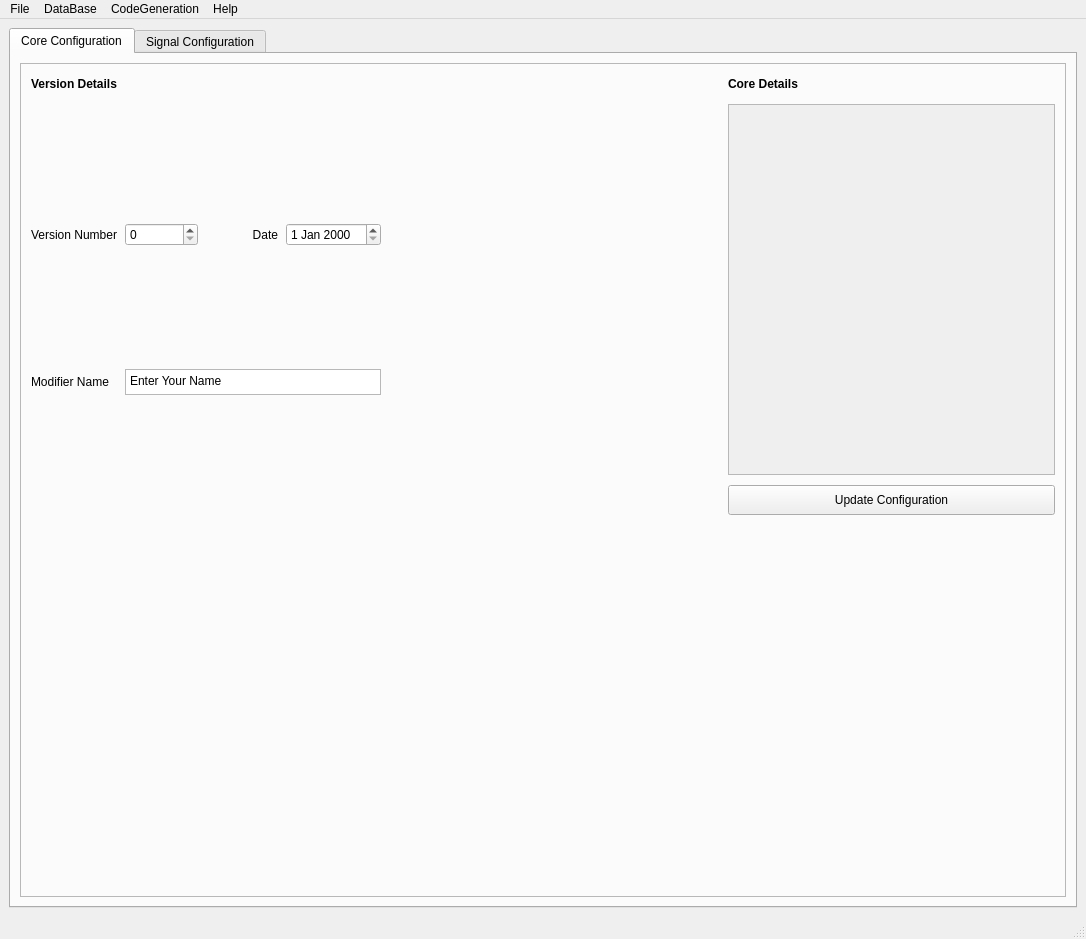
<?xml version="1.0" encoding="UTF-8"?>
<ui version="4.0">
 <class>MainWindow</class>
 <widget class="QMainWindow" name="MainWindow">
  <property name="geometry">
   <rect>
    <x>0</x>
    <y>0</y>
    <width>1086</width>
    <height>939</height>
   </rect>
  </property>
  <property name="windowTitle">
   <string>Signal Manager Tool</string>
  </property>
  <widget class="QWidget" name="centralwidget">
   <layout class="QVBoxLayout" name="verticalLayout">
    <item>
     <widget class="QTabWidget" name="tabWidget">
      <property name="currentIndex">
       <number>0</number>
      </property>
      <widget class="QWidget" name="tab_2">
       <attribute name="title">
        <string>Core Configuration</string>
       </attribute>
       <layout class="QVBoxLayout" name="verticalLayout_2">
        <item>
         <widget class="QFrame" name="frame_2">
          <property name="frameShape">
           <enum>QFrame::StyledPanel</enum>
          </property>
          <property name="frameShadow">
           <enum>QFrame::Raised</enum>
          </property>
          <layout class="QGridLayout" name="mainGridLayout">
           <property name="leftMargin">
            <number>10</number>
           </property>
           <property name="topMargin">
            <number>10</number>
           </property>
           <property name="rightMargin">
            <number>10</number>
           </property>
           <property name="bottomMargin">
            <number>10</number>
           </property>
           <property name="spacing">
            <number>10</number>
           </property>
           <item row="0" column="0">
            <widget class="QLabel" name="label_3">
             <property name="sizePolicy">
              <sizepolicy hsizetype="Preferred" vsizetype="Fixed">
               <horstretch>0</horstretch>
               <verstretch>0</verstretch>
              </sizepolicy>
             </property>
             <property name="maximumSize">
              <size>
               <width>16777215</width>
               <height>18</height>
              </size>
             </property>
             <property name="font">
              <font>
               <weight>75</weight>
               <bold>true</bold>
              </font>
             </property>
             <property name="text">
              <string>Version Details</string>
             </property>
            </widget>
           </item>
           <item row="0" column="1">
            <spacer name="horizontalSpacer_4">
             <property name="orientation">
              <enum>Qt::Horizontal</enum>
             </property>
             <property name="sizeHint" stdset="0">
              <size>
               <width>40</width>
               <height>20</height>
              </size>
             </property>
            </spacer>
           </item>
           <item row="0" column="2">
            <widget class="QLabel" name="coreDetailsLabel">
             <property name="sizePolicy">
              <sizepolicy hsizetype="Preferred" vsizetype="Fixed">
               <horstretch>0</horstretch>
               <verstretch>0</verstretch>
              </sizepolicy>
             </property>
             <property name="maximumSize">
              <size>
               <width>16777215</width>
               <height>18</height>
              </size>
             </property>
             <property name="font">
              <font>
               <weight>75</weight>
               <bold>true</bold>
              </font>
             </property>
             <property name="text">
              <string>Core Details</string>
             </property>
            </widget>
           </item>
           <item row="1" column="0" rowspan="2">
            <widget class="QFrame" name="versionDetailsFrame">
             <property name="frameShape">
              <enum>QFrame::NoFrame</enum>
             </property>
             <layout class="QGridLayout" name="versionGridLayout">
              <property name="leftMargin">
               <number>0</number>
              </property>
              <property name="topMargin">
               <number>0</number>
              </property>
              <property name="rightMargin">
               <number>0</number>
              </property>
              <property name="bottomMargin">
               <number>0</number>
              </property>
              <property name="horizontalSpacing">
               <number>8</number>
              </property>
              <property name="verticalSpacing">
               <number>4</number>
              </property>
              <item row="0" column="0">
               <widget class="QLabel" name="label_5">
                <property name="text">
                 <string>Version Number</string>
                </property>
                <property name="alignment">
                 <set>Qt::AlignRight|Qt::AlignTrailing|Qt::AlignVCenter</set>
                </property>
               </widget>
              </item>
              <item row="0" column="1">
               <widget class="QSpinBox" name="VersionNumber"/>
              </item>
              <item row="0" column="2">
               <widget class="QLabel" name="label_7">
                <property name="text">
                 <string>Date</string>
                </property>
                <property name="alignment">
                 <set>Qt::AlignRight|Qt::AlignTrailing|Qt::AlignVCenter</set>
                </property>
               </widget>
              </item>
              <item row="0" column="3">
               <widget class="QDateEdit" name="VersionDate"/>
              </item>
              <item row="1" column="0">
               <widget class="QLabel" name="label_6">
                <property name="text">
                 <string>Modifier Name</string>
                </property>
               </widget>
              </item>
              <item row="1" column="1" colspan="3">
               <widget class="QPlainTextEdit" name="EditorName">
                <property name="maximumSize">
                 <size>
                  <width>16777215</width>
                  <height>26</height>
                 </size>
                </property>
                <property name="plainText">
                 <string>Enter Your Name</string>
                </property>
               </widget>
              </item>
             </layout>
            </widget>
           </item>
           <item row="1" column="2">
            <widget class="QScrollArea" name="CoreInfo_2">
             <property name="sizePolicy">
              <sizepolicy hsizetype="Expanding" vsizetype="Expanding">
               <horstretch>0</horstretch>
               <verstretch>0</verstretch>
              </sizepolicy>
             </property>
             <property name="minimumSize">
              <size>
               <width>250</width>
               <height>150</height>
              </size>
             </property>
             <property name="widgetResizable">
              <bool>true</bool>
             </property>
             <widget class="QWidget" name="coreInfoContents">
              <property name="geometry">
               <rect>
                <x>0</x>
                <y>0</y>
                <width>312</width>
                <height>361</height>
               </rect>
              </property>
              <layout class="QVBoxLayout" name="coreInfoLayout"/>
             </widget>
            </widget>
           </item>
           <item row="2" column="2">
            <widget class="QPushButton" name="UpdateConfig_2">
             <property name="sizePolicy">
              <sizepolicy hsizetype="Preferred" vsizetype="Fixed">
               <horstretch>0</horstretch>
               <verstretch>0</verstretch>
              </sizepolicy>
             </property>
             <property name="minimumSize">
              <size>
               <width>200</width>
               <height>30</height>
              </size>
             </property>
             <property name="text">
              <string>Update Configuration</string>
             </property>
            </widget>
           </item>
           <item row="3" column="0" colspan="3">
            <spacer name="verticalSpacer">
             <property name="orientation">
              <enum>Qt::Vertical</enum>
             </property>
             <property name="sizeHint" stdset="0">
              <size>
               <width>20</width>
               <height>40</height>
              </size>
             </property>
            </spacer>
           </item>
          </layout>
         </widget>
        </item>
       </layout>
      </widget>
      <widget class="QWidget" name="tab">
       <attribute name="title">
        <string>Signal Configuration</string>
       </attribute>
       <layout class="QVBoxLayout" name="verticalLayout_4">
        <item>
         <layout class="QHBoxLayout" name="horizontalLayout_3">
          <item>
           <widget class="QLabel" name="label">
            <property name="font">
             <font>
              <weight>75</weight>
              <bold>true</bold>
             </font>
            </property>
            <property name="text">
             <string>Signal List</string>
            </property>
           </widget>
          </item>
          <item>
           <spacer name="horizontalSpacer_2">
            <property name="orientation">
             <enum>Qt::Horizontal</enum>
            </property>
            <property name="sizeHint" stdset="0">
             <size>
              <width>40</width>
              <height>20</height>
             </size>
            </property>
           </spacer>
          </item>
          <item>
           <widget class="QLabel" name="label_2">
            <property name="font">
             <font>
              <weight>75</weight>
              <bold>true</bold>
             </font>
            </property>
            <property name="text">
             <string>Signal Details</string>
            </property>
           </widget>
          </item>
         </layout>
        </item>
        <item>
         <layout class="QHBoxLayout" name="horizontalLayout_2">
          <item>
           <widget class="QScrollArea" name="SignalDetails">
            <property name="sizePolicy">
             <sizepolicy hsizetype="Expanding" vsizetype="Expanding">
              <horstretch>6</horstretch>
              <verstretch>0</verstretch>
             </sizepolicy>
            </property>
            <property name="widgetResizable">
             <bool>true</bool>
            </property>
            <widget class="QWidget" name="scrollAreaWidgetContents">
             <property name="geometry">
              <rect>
               <x>0</x>
               <y>0</y>
               <width>615</width>
               <height>735</height>
              </rect>
             </property>
             <layout class="QVBoxLayout" name="signalDetailsLayout"/>
            </widget>
           </widget>
          </item>
          <item>
           <widget class="Line" name="line_2">
            <property name="orientation">
             <enum>Qt::Vertical</enum>
            </property>
           </widget>
          </item>
          <item>
           <widget class="QStackedWidget" name="SignalInternalInfo">
            <property name="sizePolicy">
             <sizepolicy hsizetype="Expanding" vsizetype="Expanding">
              <horstretch>4</horstretch>
              <verstretch>0</verstretch>
             </sizepolicy>
            </property>
            <widget class="QWidget" name="page">
             <layout class="QVBoxLayout" name="page1Layout"/>
            </widget>
            <widget class="QWidget" name="page_2">
             <layout class="QVBoxLayout" name="page2Layout"/>
            </widget>
           </widget>
          </item>
         </layout>
        </item>
        <item>
         <widget class="Line" name="line_3">
          <property name="orientation">
           <enum>Qt::Horizontal</enum>
          </property>
         </widget>
        </item>
        <item>
         <widget class="QFrame" name="SignalOpFrame">
          <property name="frameShape">
           <enum>QFrame::StyledPanel</enum>
          </property>
          <property name="frameShadow">
           <enum>QFrame::Raised</enum>
          </property>
          <layout class="QHBoxLayout" name="horizontalLayout_4">
           <item>
            <widget class="QLabel" name="label_4">
             <property name="text">
              <string>Signal Count -</string>
             </property>
            </widget>
           </item>
           <item>
            <widget class="QSpinBox" name="SignalCnt"/>
           </item>
           <item>
            <widget class="QPushButton" name="SaveButton_2">
             <property name="text">
              <string>Save</string>
             </property>
            </widget>
           </item>
           <item>
            <widget class="QPushButton" name="UndoButton_2">
             <property name="text">
              <string>Undo</string>
             </property>
            </widget>
           </item>
           <item>
            <widget class="QPushButton" name="RedoButton_2">
             <property name="text">
              <string>Redo</string>
             </property>
            </widget>
           </item>
           <item>
            <spacer name="horizontalSpacer_3">
             <property name="orientation">
              <enum>Qt::Horizontal</enum>
             </property>
             <property name="sizeHint" stdset="0">
              <size>
               <width>40</width>
               <height>20</height>
              </size>
             </property>
            </spacer>
           </item>
           <item>
            <widget class="QComboBox" name="SOCList">
             <item>
              <property name="text">
               <string>Select SOC</string>
              </property>
             </item>
            </widget>
           </item>
           <item>
            <widget class="QComboBox" name="BuildImageType">
             <item>
              <property name="text">
               <string>Select Build Type</string>
              </property>
             </item>
            </widget>
           </item>
          </layout>
         </widget>
        </item>
       </layout>
      </widget>
     </widget>
    </item>
   </layout>
  </widget>
  <widget class="QMenuBar" name="menubar">
   <property name="geometry">
    <rect>
     <x>0</x>
     <y>0</y>
     <width>1086</width>
     <height>22</height>
    </rect>
   </property>
   <widget class="QMenu" name="menuFile">
    <property name="title">
     <string>File</string>
    </property>
    <addaction name="actionOpen"/>
    <addaction name="actionSave"/>
    <addaction name="actionSave_As"/>
    <addaction name="actionCreate"/>
    <addaction name="actionExport_as_Excel"/>
    <addaction name="actionImport_From_Excel"/>
    <addaction name="actionClose"/>
    <addaction name="actionExit_2"/>
   </widget>
   <widget class="QMenu" name="menuDataBase">
    <property name="title">
     <string>DataBase</string>
    </property>
    <addaction name="actionAdd_Signal"/>
    <addaction name="actionDelete_Signal"/>
    <addaction name="actionUpdate_Signal"/>
    <addaction name="actionRename_Signal"/>
    <addaction name="actionCopy_Signal"/>
    <addaction name="actionPaste_Signal"/>
   </widget>
   <widget class="QMenu" name="menuCodeGeneration">
    <property name="title">
     <string>CodeGeneration</string>
    </property>
    <addaction name="actionSignalMgr"/>
    <addaction name="actionIpcManager"/>
    <addaction name="actionIpcOvEthMgr"/>
   </widget>
   <widget class="QMenu" name="menuHelp">
    <property name="title">
     <string>Help</string>
    </property>
    <addaction name="actionAbout_Tool_Usage"/>
    <addaction name="actionLicense"/>
    <addaction name="actionVersion"/>
   </widget>
   <addaction name="menuFile"/>
   <addaction name="menuDataBase"/>
   <addaction name="menuCodeGeneration"/>
   <addaction name="menuHelp"/>
  </widget>
  <widget class="QStatusBar" name="statusbar"/>
  <action name="actionOpen">
   <property name="text">
    <string>Open</string>
   </property>
  </action>
  <action name="actionSave">
   <property name="text">
    <string>Save</string>
   </property>
  </action>
  <action name="actionSave_As">
   <property name="text">
    <string>Save As</string>
   </property>
  </action>
  <action name="actionCreate">
   <property name="text">
    <string>Create</string>
   </property>
  </action>
  <action name="actionExport_as_Excel">
   <property name="text">
    <string>Export as Excel</string>
   </property>
  </action>
  <action name="actionExit">
   <property name="text">
    <string>Exit</string>
   </property>
  </action>
  <action name="actionAdd">
   <property name="text">
    <string>Add</string>
   </property>
  </action>
  <action name="actionDelete">
   <property name="text">
    <string>Delete</string>
   </property>
  </action>
  <action name="actionCopy">
   <property name="text">
    <string>Copy</string>
   </property>
  </action>
  <action name="actionPaste">
   <property name="text">
    <string>Paste</string>
   </property>
  </action>
  <action name="actionMove">
   <property name="text">
    <string>Move</string>
   </property>
  </action>
  <action name="actionRename">
   <property name="text">
    <string>Rename</string>
   </property>
  </action>
  <action name="actionAdd_Signal">
   <property name="text">
    <string>Add Signal</string>
   </property>
  </action>
  <action name="actionDelete_Signal">
   <property name="text">
    <string>Delete Signal</string>
   </property>
  </action>
  <action name="actionUpdate_Signal">
   <property name="text">
    <string>Update Signal</string>
   </property>
  </action>
  <action name="actionRename_Signal">
   <property name="text">
    <string>Rename Signal</string>
   </property>
  </action>
  <action name="actionCopy_Signal">
   <property name="text">
    <string>Copy Signal</string>
   </property>
  </action>
  <action name="actionPaste_Signal">
   <property name="text">
    <string>Paste Signal</string>
   </property>
  </action>
  <action name="actionSignalMgr">
   <property name="text">
    <string>SignalMgr</string>
   </property>
  </action>
  <action name="actionIpcManager">
   <property name="text">
    <string>IpcManager</string>
   </property>
  </action>
  <action name="actionIpcOvEthMgr">
   <property name="text">
    <string>IpcOvEthMgr</string>
   </property>
  </action>
  <action name="actionAbout_Tool_Usage">
   <property name="text">
    <string>About Tool Usage</string>
   </property>
  </action>
  <action name="actionLicense">
   <property name="text">
    <string>License</string>
   </property>
  </action>
  <action name="actionVersion">
   <property name="text">
    <string>Version</string>
   </property>
  </action>
  <action name="actionImport_From_Excel">
   <property name="text">
    <string>Import From Excel</string>
   </property>
  </action>
  <action name="actionClose">
   <property name="text">
    <string>Close</string>
   </property>
  </action>
  <action name="actionExit_2">
   <property name="text">
    <string>Exit</string>
   </property>
  </action>
 </widget>
 <resources/>
 <connections/>
</ui>
